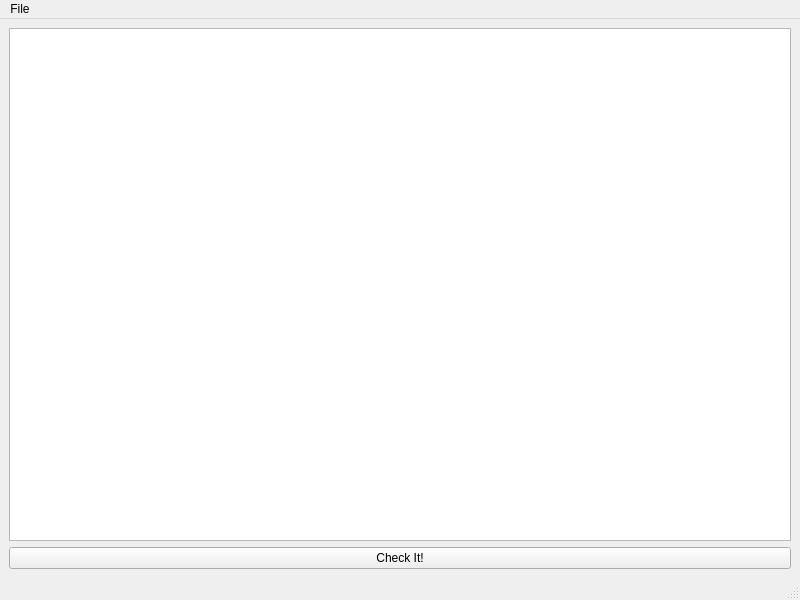
<?xml version="1.0" encoding="UTF-8"?>
<ui version="4.0">
 <class>MainWindow</class>
 <widget class="QMainWindow" name="MainWindow">
  <property name="geometry">
   <rect>
    <x>0</x>
    <y>0</y>
    <width>800</width>
    <height>600</height>
   </rect>
  </property>
  <property name="windowTitle">
   <string>MainWindow</string>
  </property>
  <widget class="QWidget" name="centralwidget">
   <layout class="QGridLayout" name="gridLayout">
    <item row="0" column="0">
     <widget class="QTextEdit" name="textEdit"/>
    </item>
    <item row="1" column="0">
     <widget class="QPushButton" name="check">
      <property name="text">
       <string>Check It!</string>
      </property>
     </widget>
    </item>
   </layout>
  </widget>
  <widget class="QMenuBar" name="menubar">
   <property name="geometry">
    <rect>
     <x>0</x>
     <y>0</y>
     <width>800</width>
     <height>26</height>
    </rect>
   </property>
   <widget class="QMenu" name="menuFile">
    <property name="title">
     <string>File</string>
    </property>
    <addaction name="actionOpen"/>
    <addaction name="actionClose"/>
   </widget>
   <addaction name="menuFile"/>
  </widget>
  <widget class="QStatusBar" name="statusbar"/>
  <action name="actionOpen">
   <property name="text">
    <string>Open</string>
   </property>
   <property name="shortcut">
    <string>Ctrl+O</string>
   </property>
  </action>
  <action name="actionClose">
   <property name="text">
    <string>Close</string>
   </property>
   <property name="shortcut">
    <string>Ctrl+Q</string>
   </property>
  </action>
 </widget>
 <resources/>
 <connections>
  <connection>
   <sender>actionOpen</sender>
   <signal>triggered()</signal>
   <receiver>MainWindow</receiver>
   <slot>onOpen_clicked()</slot>
   <hints>
    <hint type="sourcelabel">
     <x>-1</x>
     <y>-1</y>
    </hint>
    <hint type="destinationlabel">
     <x>399</x>
     <y>299</y>
    </hint>
   </hints>
  </connection>
  <connection>
   <sender>actionClose</sender>
   <signal>triggered()</signal>
   <receiver>MainWindow</receiver>
   <slot>close()</slot>
   <hints>
    <hint type="sourcelabel">
     <x>-1</x>
     <y>-1</y>
    </hint>
    <hint type="destinationlabel">
     <x>399</x>
     <y>299</y>
    </hint>
   </hints>
  </connection>
 </connections>
 <slots>
  <slot>onOpen_clicked()</slot>
 </slots>
</ui>
